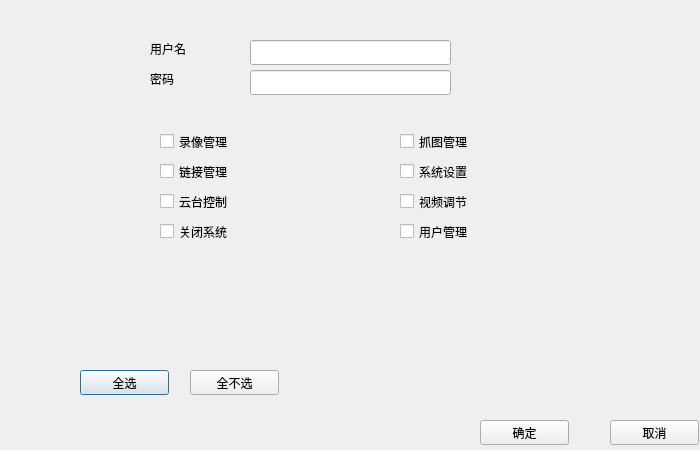
<?xml version="1.0" encoding="UTF-8"?>
<ui version="4.0">
 <class>dialog_null_editUserDialog</class>
 <widget class="QDialog" name="dialog_null_editUserDialog">
  <property name="geometry">
   <rect>
    <x>0</x>
    <y>0</y>
    <width>700</width>
    <height>450</height>
   </rect>
  </property>
  <property name="windowTitle">
   <string>Dialog</string>
  </property>
  <widget class="QLabel" name="label_editUserDialog_userName">
   <property name="geometry">
    <rect>
     <x>150</x>
     <y>40</y>
     <width>67</width>
     <height>17</height>
    </rect>
   </property>
   <property name="text">
    <string>用户名</string>
   </property>
  </widget>
  <widget class="QLabel" name="label_editUserDialog_userPassword">
   <property name="geometry">
    <rect>
     <x>150</x>
     <y>70</y>
     <width>67</width>
     <height>17</height>
    </rect>
   </property>
   <property name="text">
    <string>密码</string>
   </property>
  </widget>
  <widget class="QLineEdit" name="lineEdit_editUserDialog_userName">
   <property name="geometry">
    <rect>
     <x>250</x>
     <y>40</y>
     <width>201</width>
     <height>25</height>
    </rect>
   </property>
  </widget>
  <widget class="QLineEdit" name="lineEdit_editUserDialog_userpassword">
   <property name="geometry">
    <rect>
     <x>250</x>
     <y>70</y>
     <width>201</width>
     <height>25</height>
    </rect>
   </property>
  </widget>
  <widget class="QCheckBox" name="checkBox_editUserDialog_videoManager">
   <property name="geometry">
    <rect>
     <x>160</x>
     <y>130</y>
     <width>92</width>
     <height>23</height>
    </rect>
   </property>
   <property name="text">
    <string>录像管理</string>
   </property>
  </widget>
  <widget class="QCheckBox" name="checkBox_editUserDialog_conntionManager">
   <property name="geometry">
    <rect>
     <x>160</x>
     <y>160</y>
     <width>92</width>
     <height>23</height>
    </rect>
   </property>
   <property name="text">
    <string>链接管理</string>
   </property>
  </widget>
  <widget class="QCheckBox" name="checkBox_editUserDialog_shutdown">
   <property name="geometry">
    <rect>
     <x>160</x>
     <y>220</y>
     <width>92</width>
     <height>23</height>
    </rect>
   </property>
   <property name="text">
    <string>关闭系统</string>
   </property>
  </widget>
  <widget class="QCheckBox" name="checkBox_editUserDialog_yunTaiControl">
   <property name="geometry">
    <rect>
     <x>160</x>
     <y>190</y>
     <width>92</width>
     <height>23</height>
    </rect>
   </property>
   <property name="text">
    <string>云台控制</string>
   </property>
  </widget>
  <widget class="QCheckBox" name="checkBox_editUserDialog_systemSet">
   <property name="geometry">
    <rect>
     <x>400</x>
     <y>160</y>
     <width>92</width>
     <height>23</height>
    </rect>
   </property>
   <property name="text">
    <string>系统设置</string>
   </property>
  </widget>
  <widget class="QCheckBox" name="checkBox_editUserDialog_videoExchange">
   <property name="geometry">
    <rect>
     <x>400</x>
     <y>190</y>
     <width>92</width>
     <height>23</height>
    </rect>
   </property>
   <property name="text">
    <string>视频调节</string>
   </property>
  </widget>
  <widget class="QCheckBox" name="checkBox_editUserDialog_capturePicManager">
   <property name="geometry">
    <rect>
     <x>400</x>
     <y>130</y>
     <width>92</width>
     <height>23</height>
    </rect>
   </property>
   <property name="text">
    <string>抓图管理</string>
   </property>
  </widget>
  <widget class="QCheckBox" name="checkBox_editUserDialog_userManager">
   <property name="geometry">
    <rect>
     <x>400</x>
     <y>220</y>
     <width>92</width>
     <height>23</height>
    </rect>
   </property>
   <property name="text">
    <string>用户管理</string>
   </property>
  </widget>
  <widget class="QPushButton" name="pushButton_editUserDialog_selectAll">
   <property name="geometry">
    <rect>
     <x>80</x>
     <y>370</y>
     <width>89</width>
     <height>25</height>
    </rect>
   </property>
   <property name="text">
    <string>全选</string>
   </property>
  </widget>
  <widget class="QPushButton" name="pushButton_editUserDialog_noSelectAll">
   <property name="geometry">
    <rect>
     <x>190</x>
     <y>370</y>
     <width>89</width>
     <height>25</height>
    </rect>
   </property>
   <property name="text">
    <string>全不选</string>
   </property>
  </widget>
  <widget class="QPushButton" name="pushButton_editUserDialog_sure">
   <property name="geometry">
    <rect>
     <x>480</x>
     <y>420</y>
     <width>89</width>
     <height>25</height>
    </rect>
   </property>
   <property name="text">
    <string>确定</string>
   </property>
  </widget>
  <widget class="QPushButton" name="pushButton_editUserDialog_cancel">
   <property name="geometry">
    <rect>
     <x>610</x>
     <y>420</y>
     <width>89</width>
     <height>25</height>
    </rect>
   </property>
   <property name="text">
    <string>取消</string>
   </property>
  </widget>
 </widget>
 <resources/>
 <connections/>
</ui>
